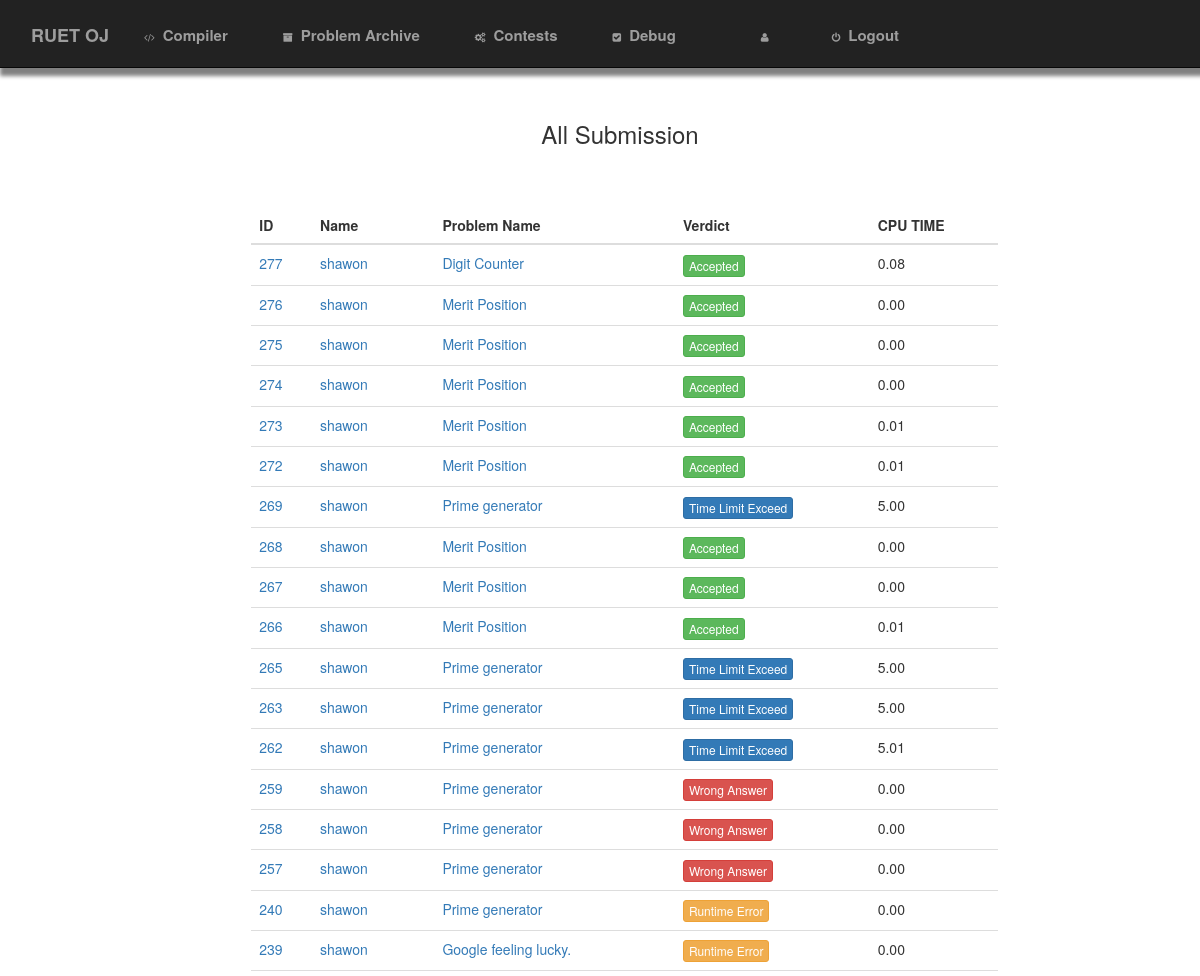
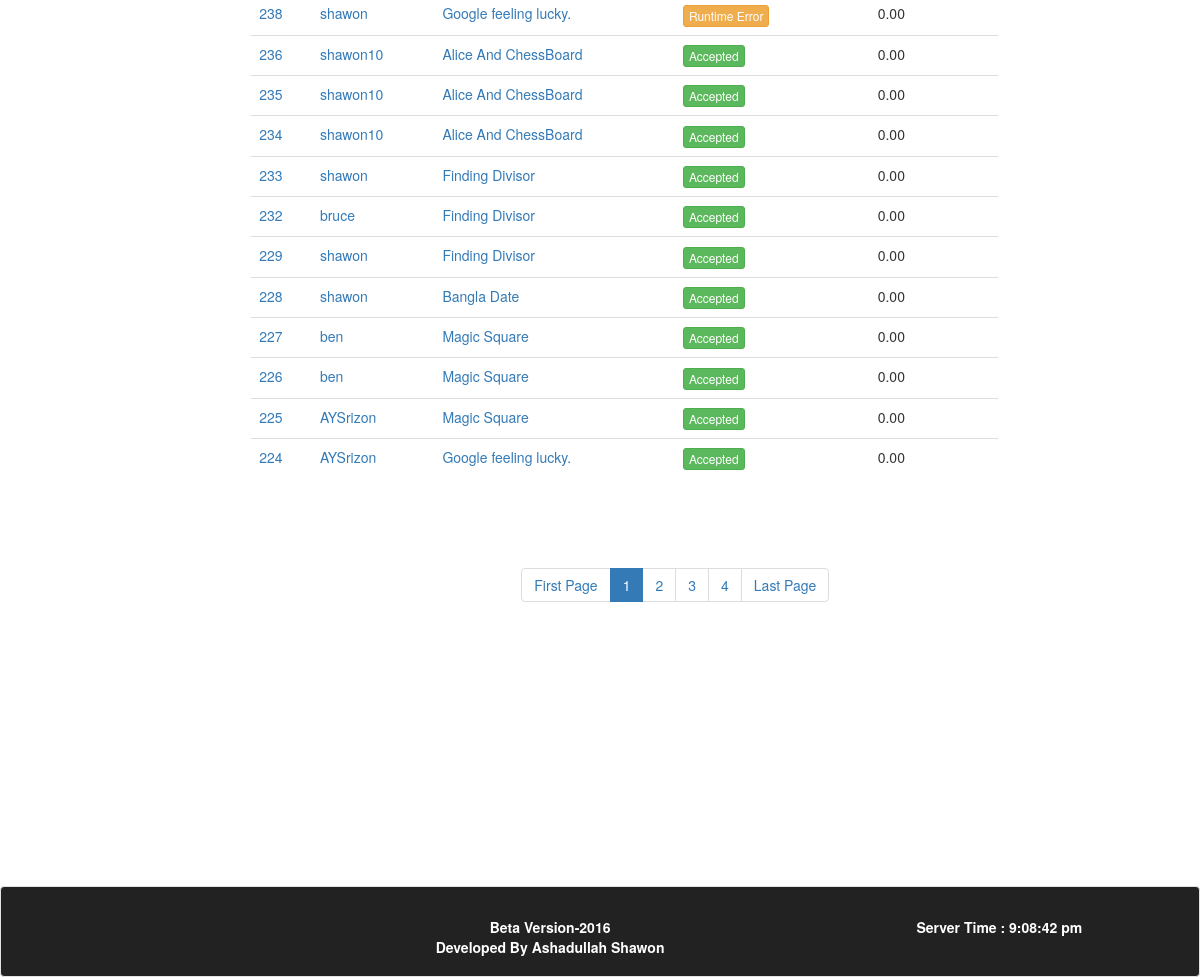
The page /allsubmission.php (signed in) on the database its author committed (2 pictures, top to bottom).
### tables this page shows
CREATE TABLE IF NOT EXISTS `submissions` (
  `sid` int(11) NOT NULL,
  `sname` varchar(50) DEFAULT NULL,
  `verdict` varchar(50) DEFAULT NULL,
  `pbname` varchar(500) DEFAULT NULL,
  `time` float(10,2) DEFAULT '0.00'
);

### allsubmission.php (the view, shortened to what this page needs)
<?php
require_once("config.php");
if(isset($_SESSION['un']))
{
  $username=$_SESSION['un'];
}
?>
<!DOCTYPE html>
<html>
<head>
        <link rel="stylesheet" href="css/bootstrap.min.css">
        <link rel="stylesheet" href="css/font-awesome.min.css">
        <link rel="stylesheet" href="css/normalize.css">
        <link rel="stylesheet" href="css/main.css">
        <link rel="stylesheet" href="css/style.css">
</head>
<body>
<div class="main">
 <div class="row">
  <div class="col-sm-12">
  <nav class="shadow navbar navbar-inverse navbar-fixed-top nbar">
    <div class="navbar-header">
      <a class="navbar-brand lspace" href="home.php">RUET OJ</a>
    </div>
    <div class="collapse navbar-collapse navbar-menubuilder">
    <ul class="nav navbar-nav">
      <li class="space"><a href="compiler.php"><i class="fa fa-code ispace"></i>Compiler</a></li>
      <li class="space"><a href="archive.php"><i class="fa fa-archive ispace"></i>Problem Archive</a></li>
      <li class="space"><a href="contest.php"><i class="fa fa-cogs ispace"></i>Contests</a></li>
      <li class="space"><a href="#"><i class="fa fa-check-square ispace"></i>Debug</a></li>
      <li class="lgspace space"><a href="profile.php?user=<?php echo("$username"); ?>"><i class="fa fa-user ispace"></i><?php echo("$username"); ?></a></li>
      <li class="space"><a href="logout.php"><i class="fa fa-power-off ispace"></i>Logout</a></li>
    </ul>
    </div>
</nav>
</div>
</div>
<div class="row log">
<div class=""><h3 style="text-align:center;">All Submission</h3></div>
</div>
<div class="row cspace">
<div class="col-sm-1">
</div>
<div class="col-sm-9">
  <div class="table-responsive">
    <table class="table">
    <thead>
    <tr>
     <th>ID</th>
     <th>Name</th>
     <th>Problem Name</th>
     <th>Verdict</th>
     <th>CPU TIME</th>
    </tr>
    </thead>
    <tbody>
<?php
if(!isset($_POST['id']) && !isset($_GET['name']))
{
   $per_page=30;
  if(isset($_GET['page']))
  {
    $page=$_GET['page'];
  }
  else
  {
    $page=1;
  }
  $start=($page-1)*$per_page;
   $show="SELECT * FROM submissions ORDER BY sid DESC limit $start,$per_page";
   $sts=mysqli_query($con,$show);
while($row=mysqli_fetch_array($sts))
{
  if($row['verdict']=="Accepted")
  {
     echo "<tr><td><a href=\"showcode.php?id=$row[sid]&nm=$row[sname]\">$row[sid]</a></td><td><a href=\"profile.php?user=$row[sname]\">$row[sname]</a></td><td><a href=\"description.php?name=$row[pbname]\">$row[pbname]</a></td><td><div class=\"btn btn-success btn-xs\">$row[verdict]</div></td><td>$row[time]</td></tr>";
  }
  else if($row['verdict']=="Time Limit Exceed")
  {
     echo "<tr><td><a href=\"showcode.php?id=$row[sid]&nm=$row[sname]\">$row[sid]</a></td><td><a href=\"profile.php?user=$row[sname]\">$row[sname]</a></td><td><a href=\"description.php?name=$row[pbname]\">$row[pbname]</a></td><td><div class=\"btn btn-primary btn-xs\">$row[verdict]</div></td><td>$row[time]</td></tr>";
  }
  else if($row['verdict']=="Runtime Error")
  {
     echo "<tr><td><a href=\"showcode.php?id=$row[sid]&nm=$row[sname]\">$row[sid]</a></td><td><a href=\"profile.php?user=$row[sname]\">$row[sname]</a></td><td><a href=\"description.php?name=$row[pbname]\">$row[pbname]</a></td><td><div class=\"btn btn-warning btn-xs\">$row[verdict]</div></td><td>$row[time]</td></tr>";
  }
  else
  {
     echo "<tr><td><a href=\"showcode.php?id=$row[sid]&nm=$row[sname]\">$row[sid]</a></td><td><a href=\"profile.php?user=$row[sname]\">$row[sname]</a></td><td><a href=\"description.php?name=$row[pbname]\">$row[pbname]</a></td><td><div class=\"btn btn-danger btn-xs\">$row[verdict]</div></td><td>$row[time]</td></tr>";
  }
}
  echo "</tbody>
</table>
</div>";
  $psql="SELECT * FROM submissions ORDER BY sid DESC";
  $sn=mysqli_query($con,$psql);
  $total_rows=mysqli_num_rows($sn);
  $total_page=ceil($total_rows/$per_page);
  $c="active";
  echo "<div class=\"contain con\"><ul class=\"pagination\"><li><a href=\"allsubmission.php?page=1\">First Page</a></li>";
  for ($i=1; $i <$total_page ; $i++) {
    if($page==$i)
    {
      $c="active";
        }
        else
        {
          $c="";
        }
    echo "<li class=\"$c\"><a href=\"allsubmission.php?page=$i\">$i</a></li>";
  }
  echo "<li><a href=\"allsubmission.php?page=$total_page\">Last Page</a></li></ul></div>";
}
?>
</div>
<div class="col-sm-2">
</div>
</div>
</div>
</div><br><br><br>
<div class="area">
<div class="well foot">
<div class="row area">
<div class="col-sm-3">
</div>
<div class="col-sm-5">
<div class="">
<b>Beta Version-2016</b><br>
<b>Developed By Ashadullah Shawon</b>
</div>
</div>
<div class="col-sm-4">
<?php
require_once("time.php");
?>
</div>
</div>
</div>
</div>
</body>
</html>

### time.php (shortened to what this page needs)
<body onload="set()">
<div id="tx"></div>
</body>

### css/main.css (style rules this page uses)
html { color: #222; font-size: 1em; line-height: 1.4; }

### css/style.css (style rules this page uses)
.area { margin:0px; padding:0px; }
.main { margin-left: 30px; margin-right: 20px; margin-bottom:100px; }
.space { padding-left:10px; padding-right: 15px; padding-bottom: 0px; margin-bottom: 0px; color:white; }
.lspace { padding-left: 50px; padding-right:30px; }
.nbar { min-height: 68px; padding-top:10px; color:white; font-size:15px; font-weight: bold; }
.ispace { padding-right:8px; font-size: 10px; }
.lgspace { margin-left:50px; }
.log { padding-left:50px; padding-top:150px; padding-right:20px; }
.cspace { margin-top: 50px; margin-left:120px; padding-right: 10px; }
.foot { background-color: #222222; color:white; margin-top:100px; margin-bottom:0px; padding-top:30px; padding-left:0px; text-align:center; margin-left: 0px; margin-right: 0px; padding-right: 0px; }
.contain { margin-top:50px; margin-left: 90px; }
.con { margin-left:270px; }
.shadow { box-shadow: 4px 4px 4px 4px gray; }
@media only screen and (max-width:1334px) and (min-width:1052px) { .main { margin-left: 30px; margin-right: 20px; } }
@media only screen and (max-width:1334px) and (min-width:1052px) { .cspace { margin-top: 50px; margin-left:120px; padding-right: 10px; } }
@media only screen and (max-width:1334px) and (min-width:1052px) { .lspace { margin-left:1px; padding-left: 30px; padding-right:10px; text-align: center; } }
@media only screen and (max-width:1334px) and (min-width:1052px) { .log { padding-left:50px; padding-top:100px; padding-right:20px; } }
@media only screen and (max-width:1334px) and (min-width:1052px) { .space { color:white; } }
@media only screen and (max-width:1334px) and (min-width:1052px) { .lgspace { margin-left:30px; } }

### rows shown on the page
submissions: sid "277", sname "shawon", pbname "Digit Counter", verdict "Accepted", time "0.08"
submissions: sid "276", sname "shawon", pbname "Merit Position", verdict "Accepted", time "0.00"
submissions: sid "275", sname "shawon", pbname "Merit Position", verdict "Accepted", time "0.00"
submissions: sid "274", sname "shawon", pbname "Merit Position", verdict "Accepted", time "0.00"
submissions: sid "273", sname "shawon", pbname "Merit Position", verdict "Accepted", time "0.01"
submissions: sid "272", sname "shawon", pbname "Merit Position", verdict "Accepted", time "0.01"
submissions: sid "269", sname "shawon", pbname "Prime generator", verdict "Time Limit Exceed", time "5.00"
submissions: sid "268", sname "shawon", pbname "Merit Position", verdict "Accepted", time "0.00"
submissions: sid "267", sname "shawon", pbname "Merit Position", verdict "Accepted", time "0.00"
submissions: sid "266", sname "shawon", pbname "Merit Position", verdict "Accepted", time "0.01"
submissions: sid "265", sname "shawon", pbname "Prime generator", verdict "Time Limit Exceed", time "5.00"
submissions: sid "263", sname "shawon", pbname "Prime generator", verdict "Time Limit Exceed", time "5.00"
submissions: sid "262", sname "shawon", pbname "Prime generator", verdict "Time Limit Exceed", time "5.01"
submissions: sid "259", sname "shawon", pbname "Prime generator", verdict "Wrong Answer", time "0.00"
submissions: sid "258", sname "shawon", pbname "Prime generator", verdict "Wrong Answer", time "0.00"
submissions: sid "257", sname "shawon", pbname "Prime generator", verdict "Wrong Answer", time "0.00"
submissions: sid "240", sname "shawon", pbname "Prime generator", verdict "Runtime Error", time "0.00"
submissions: sid "239", sname "shawon", pbname "Google feeling lucky.", verdict "Runtime Error", time "0.00"
submissions: sid "238", sname "shawon", pbname "Google feeling lucky.", verdict "Runtime Error", time "0.00"
submissions: sid "236", sname "shawon10", pbname "Alice And ChessBoard", verdict "Accepted", time "0.00"
submissions: sid "235", sname "shawon10", pbname "Alice And ChessBoard", verdict "Accepted", time "0.00"
submissions: sid "234", sname "shawon10", pbname "Alice And ChessBoard", verdict "Accepted", time "0.00"
submissions: sid "233", sname "shawon", pbname "Finding Divisor", verdict "Accepted", time "0.00"
submissions: sid "232", sname "bruce", pbname "Finding Divisor", verdict "Accepted", time "0.00"
submissions: sid "229", sname "shawon", pbname "Finding Divisor", verdict "Accepted", time "0.00"
submissions: sid "228", sname "shawon", pbname "Bangla Date", verdict "Accepted", time "0.00"
submissions: sid "227", sname "ben", pbname "Magic Square", verdict "Accepted", time "0.00"
submissions: sid "226", sname "ben", pbname "Magic Square", verdict "Accepted", time "0.00"
submissions: sid "225", sname "AYSrizon", pbname "Magic Square", verdict "Accepted", time "0.00"
submissions: sid "224", sname "AYSrizon", pbname "Google feeling lucky.", verdict "Accepted", time "0.00"
